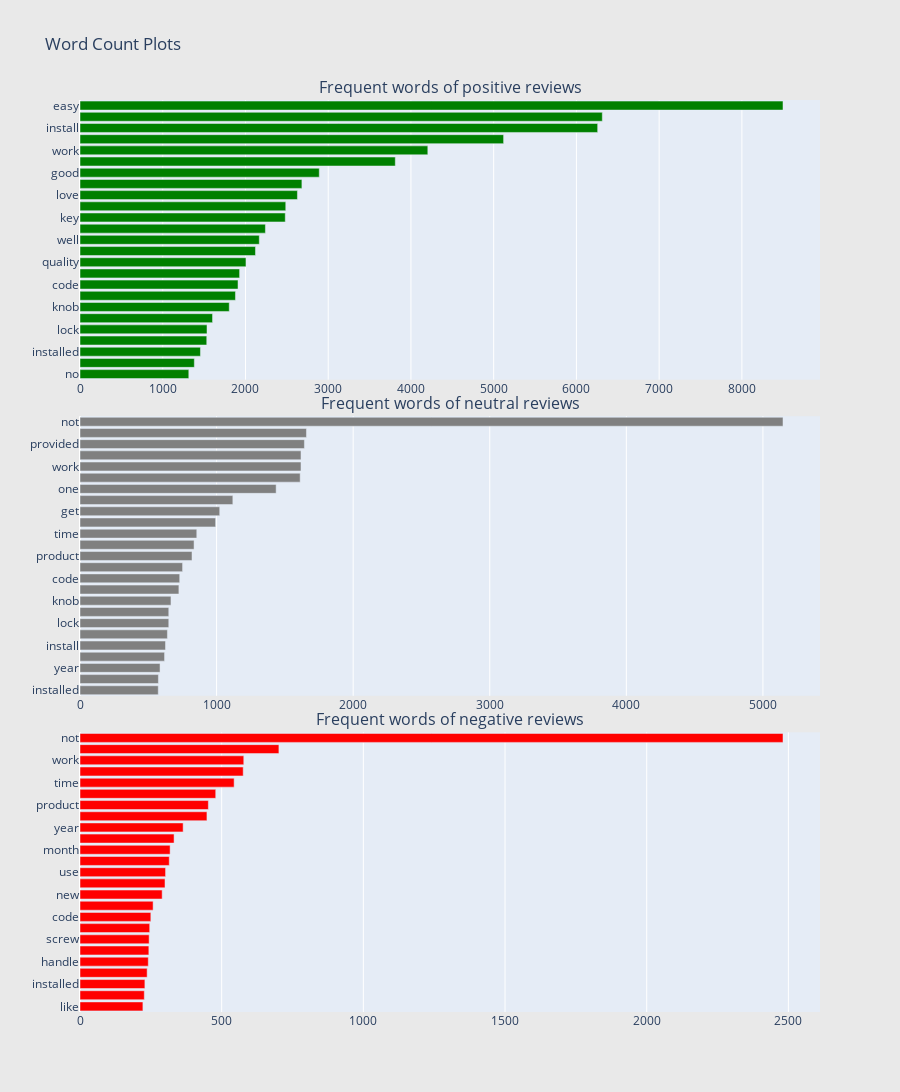

This figure's notebook cell:
### Markdown cell above
### Unigram analysis

### Code cell
#Visualize most frequent unigrams by polarity
configure_plotly_browser_state()

## custom function for ngram generation ##
def generate_ngrams(text, n_gram=1):
    token = [token for token in text.lower().split(" ") if token != ""]
    ngrams = zip(*[token[i:] for i in range(n_gram)])
    return [" ".join(ngram) for ngram in ngrams]

## custom function for horizontal bar chart ##
def horizontal_bar_chart(df, color):
    trace = go.Bar(
        y=df["word"].values[::-1],
        x=df["wordcount"].values[::-1],
        showlegend=False,
        orientation = 'h',
        marker=dict(
            color=color,
        ),
    )
    return trace

## Get the bar chart from positive reviews ##
freq_dict = defaultdict(int)
for sent in review_pos["CleanText"]:
    for word in generate_ngrams(sent):
        freq_dict[word] += 1
fd_sorted = pd.DataFrame(sorted(freq_dict.items(), key=lambda x: x[1])[::-1])
fd_sorted.columns = ["word", "wordcount"]
trace0 = horizontal_bar_chart(fd_sorted.head(25), 'green')

## Get the bar chart from neutral reviews ##
freq_dict = defaultdict(int)
for sent in review_neu["CleanText"]:
    for word in generate_ngrams(sent):
        freq_dict[word] += 1
fd_sorted = pd.DataFrame(sorted(freq_dict.items(), key=lambda x: x[1])[::-1])
fd_sorted.columns = ["word", "wordcount"]
trace1 = horizontal_bar_chart(fd_sorted.head(25), 'grey')

## Get the bar chart from negative reviews ##
freq_dict = defaultdict(int)
for sent in review_neg["CleanText"]:
    for word in generate_ngrams(sent):
        freq_dict[word] += 1
fd_sorted = pd.DataFrame(sorted(freq_dict.items(), key=lambda x: x[1])[::-1])
fd_sorted.columns = ["word", "wordcount"]
trace2 = horizontal_bar_chart(fd_sorted.head(25), 'red')

# Creating two subplots
fig = tools.make_subplots(rows=3, cols=1, vertical_spacing=0.04,
                          subplot_titles=["Frequent words of positive reviews", "Frequent words of neutral reviews",
                                          "Frequent words of negative reviews"])
fig.append_trace(trace0, 1, 1)
fig.append_trace(trace1, 2, 1)
fig.append_trace(trace2, 3, 1)
fig['layout'].update(height=1200, width=900, paper_bgcolor='rgb(233,233,233)', title="Word Count Plots")
iplot(fig, filename='word-plots')

### Figure 1 — Plotly figure (JSON) as saved in the notebook; plotly's stock layout.template omitted (floating-point values rounded to 4 significant figures)
{"data": [{"showlegend": false, "orientation": "h", "yaxis": "y", "y": ["no", "app", "installed", "home", "lock", "set", "knob", "nice", "code", "like", "quality", "handle", "well", "use", "key", "product", "love", "one", "good", "look", "work", "not", "install", "great", "easy"], "xaxis": "x", "marker": {"color": "green"}, "x": [1315, 1382, 1456, 1532, 1535, 1602, 1804, 1879, 1910, 1929, 2006, 2121, 2167, 2241, 2481, 2487, 2628, 2682, 2892, 3811, 4204, 5120, 6257, 6313, 8497], "type": "bar"}, {"showlegend": false, "orientation": "h", "yaxis": "y2", "y": ["installed", "home", "year", "new", "install", "battery", "lock", "like", "knob", "handle", "code", "use", "product", "app", "time", "key", "get", "no", "one", "purchaser", "work", "verified", "provided", "rating", "not"], "xaxis": "x2", "marker": {"color": "grey"}, "x": [573, 574, 586, 619, 626, 640, 650, 650, 666, 724, 730, 751, 820, 835, 855, 993, 1023, 1119, 1436, 1612, 1618, 1618, 1643, 1658, 5147], "type": "bar"}, {"showlegend": false, "orientation": "h", "yaxis": "y3", "y": ["like", "two", "installed", "even", "handle", "bought", "screw", "buy", "code", "working", "new", "app", "use", "lock", "month", "battery", "year", "get", "product", "key", "time", "no", "work", "one", "not"], "xaxis": "x3", "marker": {"color": "red"}, "x": [222, 227, 229, 237, 241, 243, 244, 246, 250, 258, 290, 300, 302, 315, 318, 332, 364, 448, 453, 479, 544, 576, 578, 702, 2481], "type": "bar"}], "layout": {"xaxis": {"domain": [0, 1], "anchor": "y"}, "title": {"text": "Word Count Plots"}, "paper_bgcolor": "rgb(233,233,233)", "yaxis": {"domain": [0.6933, 1], "anchor": "x"}, "xaxis3": {"domain": [0, 1], "anchor": "y3"}, "xaxis2": {"domain": [0, 1], "anchor": "y2"}, "height": 1200, "width": 900, "yaxis2": {"domain": [0.3467, 0.6533], "anchor": "x2"}, "yaxis3": {"domain": [0, 0.3067], "anchor": "x3"}, "annotations": [{"yanchor": "bottom", "xref": "paper", "xanchor": "center", "yref": "paper", "text": "Frequent words of positive reviews", "y": 1, "x": 0.5, "font": {"size": 16}, "showarrow": false}, {"yanchor": "bottom", "xref": "paper", "xanchor": "center", "yref": "paper", "text": "Frequent words of neutral reviews", "y": 0.6533, "x": 0.5, "font": {"size": 16}, "showarrow": false}, {"yanchor": "bottom", "xref": "paper", "xanchor": "center", "yref": "paper", "text": "Frequent words of negative reviews", "y": 0.3067, "x": 0.5, "font": {"size": 16}, "showarrow": false}]}}
